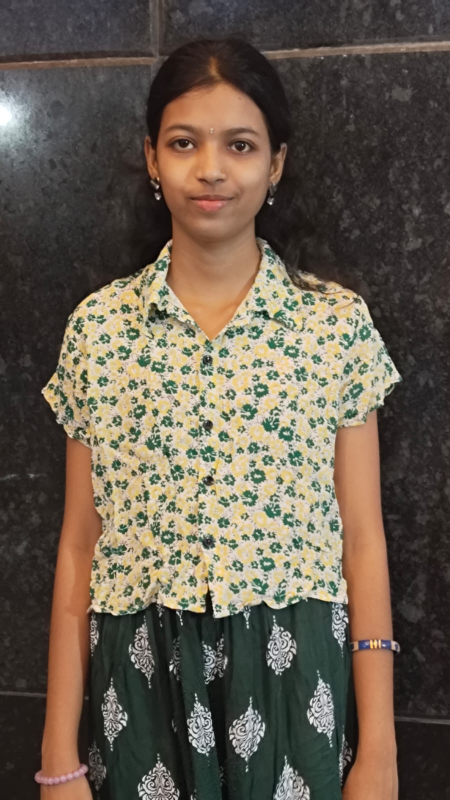
#> input picture mypic.jpeg, 900 x 1600 px, found by its file name (shown at 1/2 size)
$ jupyter execute workshop1.ipynb
#> lines starting #> are read from the running program, lines starting #| are printed output that depends on the picture; after the words box and inside, x2 and y2 are one past the last pixel; in counts of white or black regions, pixels touching at a corner belong together
### Workshop1 - Adding Sunglasses to Your Passport Photo Using OpenCV
### NAME : SADHANA S
### REG.NO : 212224230234

[cell 1]
# Import libraries
import cv2
import numpy as np
import matplotlib.pyplot as plt

# Load the Face Image
faceImage = cv2.imread(r"C:\Users\admin\Downloads\mypic.jpeg")
#> faceImage is the input picture: shape (1600, 900, 3); mean B, G, R 78.4, 91.8, 102.8
plt.imshow(faceImage[:,:,::-1]); plt.title("Face")

[cell 2]
#resized_faceImage.shape
faceImage.shape
#> Out = (1600, 900, 3)

[cell 3]
# Load the Sunglass image with Alpha channel
glassPNG = cv2.imread(r"C:\Users\admin\Downloads\sun.png", -1)
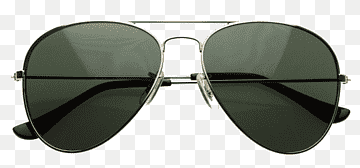
#> input picture sun.png, 360 x 168 px, found by its file name
#> glassPNG is the input picture: shape (168, 360, 3); mean B, G, R 154.6, 161.4, 158.2
plt.imshow(glassPNG[:,:,::-1]); plt.title("glassPNG")

[cell 4]
glassPNG.shape
#> Out = (168, 360, 3)

[cell 5]
# Resize the image to fit over the eye region
glassPNG = cv2.resize(glassPNG, (190, 50))
#> glassPNG: shape (50, 190, 3)
print("image Dimension = {}".format(glassPNG.shape))
#| image Dimension = (50, 190, 3)

[cell 6]
print(glassPNG.shape)
#| (50, 190, 3)

[cell 7]
# Separate the Color channels
glassBGR = glassPNG[:,:,0:3]

# Create a STRICTER mask (anything lighter than 200 becomes black)
gray_glass = cv2.cvtColor(glassPNG, cv2.COLOR_BGR2GRAY)
_, glassMask1 = cv2.threshold(gray_glass, 200, 255, cv2.THRESH_BINARY_INV)
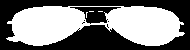
#> glassMask1: shape (50, 190); 50.6% white; 6 black regions (4 under 20 px), largest, box (x1, y1, x2, y2) and area: (0, 0, 190, 50) 4288, (70, 7, 121, 24) 399

# Display the images for clarity
plt.figure(figsize=[15,15])
plt.subplot(121); plt.imshow(glassBGR[:,:,::-1]); plt.title('Sunglass Color channels')
plt.subplot(122); plt.imshow(glassMask1, cmap='gray'); plt.title('Sunglass Alpha channel (Created)')
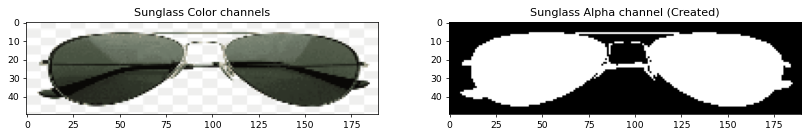
#> figure drawn by matplotlib, 2 panels

[cell 8]
# Make a copy
faceWithGlassesNaive = faceImage.copy()

# 1. Make them slightly WIDER (Width: 220, Height: 55)
glassPNG_resized = cv2.resize(glassPNG, (220, 55))
glassBGR_resized = glassPNG_resized[:,:,0:3]

# 2. Move UP slightly and center (Y: 275 to 330, X: 315 to 535)
faceWithGlassesNaive[275:330, 315:535] = glassBGR_resized
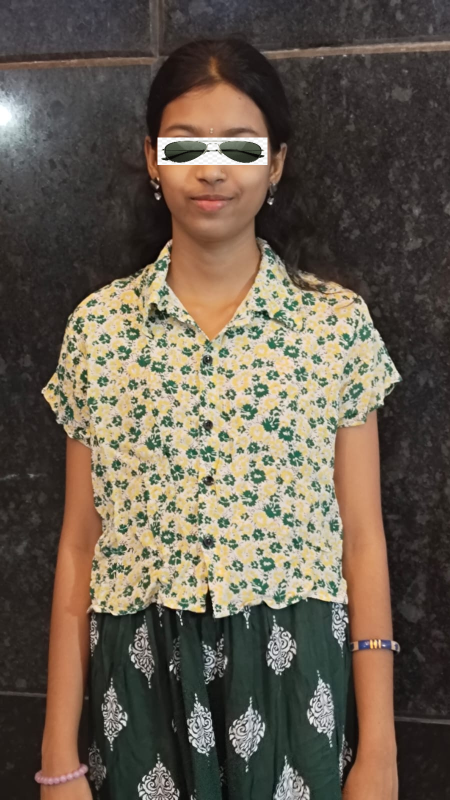
#> faceWithGlassesNaive: shape (1600, 900, 3) (shown at 1/2 size); 0.84% of pixels changed, all inside (x1, y1, x2, y2) = (315, 275, 535, 330)

plt.imshow(faceWithGlassesNaive[:,:,::-1])

[cell 9]
# 1. Resize the glasses to the new perfect size
glassPNG_resized = cv2.resize(glassPNG, (220, 55))
glassBGR_resized = glassPNG_resized[:,:,0:3]

# 2. Re-create the mask to match the new size
gray_glass = cv2.cvtColor(glassPNG_resized, cv2.COLOR_BGR2GRAY)
#> gray_glass: shape (55, 220)
_, glassMask1_resized = cv2.threshold(gray_glass, 200, 255, cv2.THRESH_BINARY_INV)
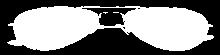
#> glassMask1_resized: shape (55, 220); 51.7% white; 4 black regions (2 under 20 px), largest, box (x1, y1, x2, y2) and area: (0, 0, 220, 55) 5359, (82, 8, 136, 26) 484

# 3. Create the 3-channel mask
glassMask = cv2.merge((glassMask1_resized, glassMask1_resized, glassMask1_resized))
glassMask = np.uint8(glassMask/255)

# 4. Make a copy of the face and get the NEW Eye ROI
faceWithGlassesArithmetic = faceImage.copy()
# We use the new coordinates: Y: 275 to 330, X: 315 to 535
eyeROI = faceWithGlassesArithmetic[275:330, 315:535]
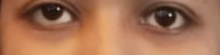
#> eyeROI: shape (55, 220, 3); mean B, G, R 83.9, 112.4, 163.4

# 5. Blend them
maskedEye = cv2.multiply(eyeROI, (1 - glassMask))
maskedGlass = cv2.multiply(glassBGR_resized, glassMask)
eyeRoiFinal = cv2.add(maskedEye, maskedGlass)
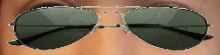
#> eyeRoiFinal: shape (55, 220, 3); mean B, G, R 80.8, 103.1, 125.7

# 6. Display the results
plt.figure(figsize=[20,20])
plt.subplot(131); plt.imshow(maskedEye[:,:,::-1]); plt.title("Masked Eye Region")
plt.subplot(132); plt.imshow(maskedGlass[:,:,::-1]); plt.title("Masked Sunglass Region")
plt.subplot(133); plt.imshow(eyeRoiFinal[:,:,::-1]); plt.title("Augmented Eye and Sunglass")
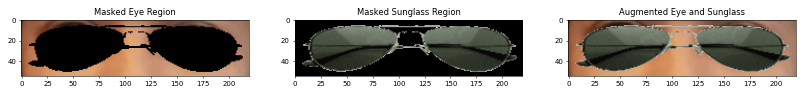
#> figure drawn by matplotlib, 3 panels

[cell 10]
# Replace the eye ROI with the output from the previous section
faceWithGlassesArithmetic[275:330, 315:535] = eyeRoiFinal
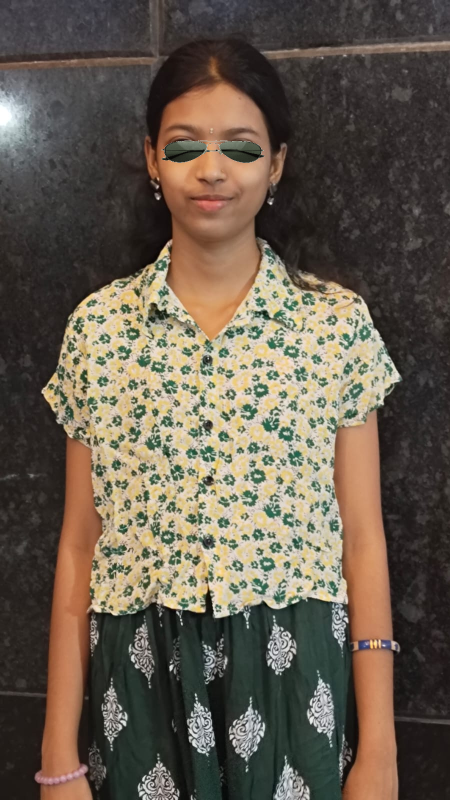
#> faceWithGlassesArithmetic: shape (1600, 900, 3) (shown at 1/2 size); 0.43% of pixels changed, all inside (x1, y1, x2, y2) = (322, 281, 529, 326)

# Display the final result
plt.figure(figsize=[20,20])
plt.subplot(121); plt.imshow(faceImage[:,:,::-1]); plt.title("Original Image")
plt.subplot(122); plt.imshow(faceWithGlassesArithmetic[:,:,::-1]); plt.title("With Sunglasses")
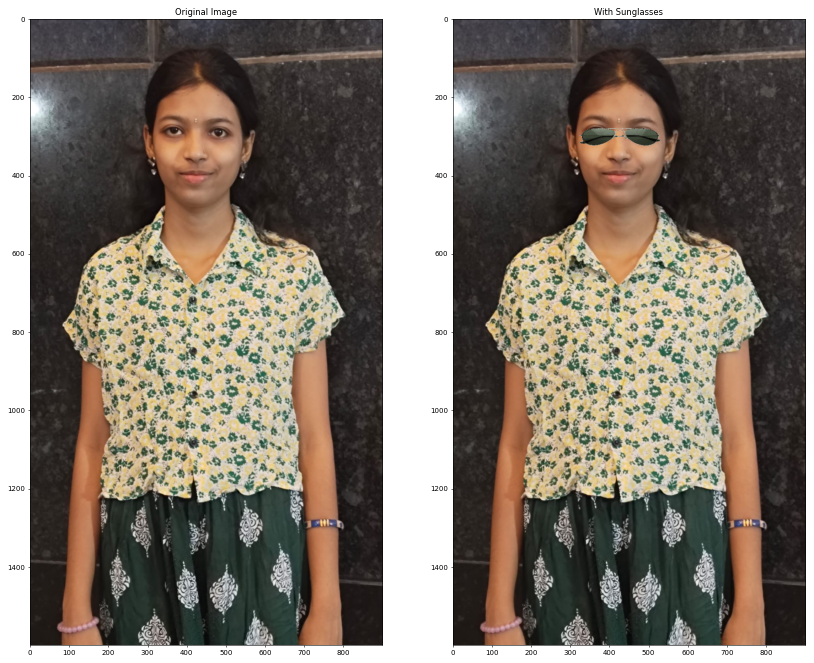
#> figure drawn by matplotlib, 2 panels
